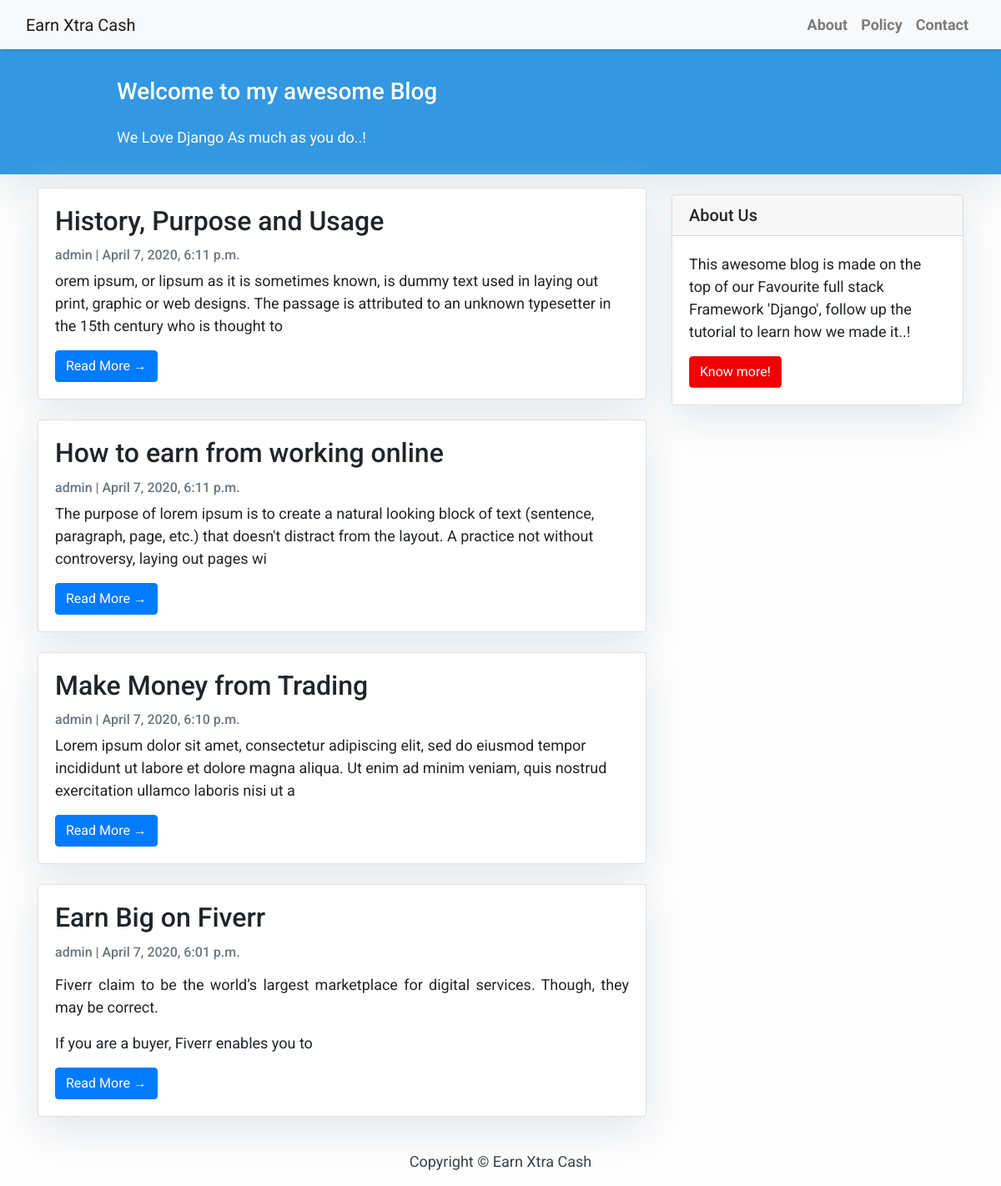
The page / on the database its author committed.
### blog/models.py (models this page shows, shortened)
class Post(models.Model):
	title = models.CharField(max_length=200, unique=True)
	slug = models.SlugField(max_length=200, unique=True)
	author = models.ForeignKey(User, on_delete=models.CASCADE, related_name='blog_posts')
	updated_on = models.DateTimeField(auto_now=True)
	content = models.TextField()
	created_on = models.DateTimeField(auto_now_add=True)
	status = models.IntegerField(choices=STATUS, default=0)
	class Meta:
		ordering = ['-created_on']

### blog/views.py (the view)
# urls.py: path('', views.PostList.as_view(), name='home'),
class PostList(generic.ListView):
	queryset = Post.objects.filter(status=1).order_by('-created_on')
	template_name = 'index.html'

### blog/templates/index.html (shortened to what this page needs)
{% extends "base.html" %}
{% block content %}
<header class="masthead">
    <div class="container">
        <div class="row">
            <div class=" col-md-8 col-md-10 mx-auto">
                <div class="site-heading">
                    <h3 class=" site-heading my-4 mt-3 text-white"> Welcome to my awesome Blog </h3>
                    <p class="text-light">We Love Django As much as you do..! &nbsp
                    </p>
                </div>
            </div>
        </div>
    </div>
</header>
<div class="container">
    <div class="row">
        <div class="col-md-8 mt-3 left">
            {% for post in post_list %}
            <div class="card mb-4">
                <div class="card-body">
                    <h2 class="card-title">{{ post.title }}</h2>
                    <p class="card-text text-muted h6">{{ post.author }} | {{ post.created_on}} </p>
                    <p class="card-text">{{post.content|slice:":200" | safe }}</p>
                    <a href="{% url 'post_detail' post.slug  %}" class="btn btn-primary">Read More &rarr;</a>
                </div>
            </div>
            {% endfor %}
        </div>
        {% block sidebar %} {% include 'sidebar.html' %} {% endblock sidebar %}
    </div>
</div>
{%endblock%}

### blog/templates/base.html (shortened to what this page needs)
<!DOCTYPE html>
<html>
    <head>
        <link rel="stylesheet" href="https://maxcdn.bootstrapcdn.com/bootstrap/4.0.0/css/bootstrap.min.css"
 />
    </head>
    <body>
        <nav class="navbar navbar-expand-lg navbar-light bg-light shadow" id="mainNav">
            <div class="container-fluid">
                <a class="navbar-brand" href="{% url 'home' %}">Earn Xtra Cash</a>
                <div class="collapse navbar-collapse" id="navbarResponsive">
                    <ul class="navbar-nav ml-auto">
                        <li class="nav-item text-black">
                            <a class="nav-link text-black font-weight-bold" href="#">About</a>
                        </li>
                        <li class="nav-item text-black">
                            <a class="nav-link text-black font-weight-bold" href="#">Policy</a>
                        </li>
                        <li class="nav-item text-black">
                            <a class="nav-link text-black font-weight-bold" href="#">Contact</a>
                        </li>
                    </ul>
                </div>
            </div>
        </nav>
        {% block content %}{% endblock content %}
        <footer class="py-3 bg-grey">
            <p class="m-0 text-dark text-center ">Copyright &copy; Earn Xtra Cash</p>
        </footer>
    </body>
</html>

### blog/templates/sidebar.html (shortened to what this page needs)
{% block sidebar %}
<div class="col-md-4 float-right ">
<div class="card my-4">
        <h5 class="card-header">About Us</h5>
    <div class="card-body">
        <p class="card-text"> This awesome blog is made on the top of our Favourite full stack Framework 'Django', follow up the tutorial to learn how we made it..!</p>
        <a href="https://djangocentral.com/building-a-blog-application-with-django"
           class="btn btn-danger">Know more!</a>
    </div>
</div>
</div>
{% endblock sidebar %}

### blog/templates/base.html (style rules this page uses)
body { font-family: "Roboto", sans-serif; font-size: 17px; background-color: #fdfdfd; }
.shadow { box-shadow: 0 4px 2px -2px rgba(0, 0, 0, 0.1); }
.btn-danger { color: #fff; background-color: #f00000; border-color: #dc281e; }
.masthead { background: #3398E1; height: auto; padding-bottom: 15px; box-shadow: 0 16px 48px #E3E7EB; padding-top: 10px; }

### blog/templates/index.html (style rules this page uses)
body { font-family: "Roboto", sans-serif; font-size: 18px; background-color: #fdfdfd; }
.card { box-shadow: 0 16px 48px #E3E7EB; }

### blog/templates/sidebar.html (style rules this page uses)
.card { box-shadow: 0 16px 48px #E3E7EB; }

### rows shown on the page
Post: title "History, Purpose and Usage", author "admin", created_on "April 7, 2020, 6:11 p.m.", content "orem ipsum, or lipsum as it is sometimes known, is dummy text used in laying out print, graphic or web designs. The passage is attributed to an unknown typesetter in the 15th century who is thought to"
Post: title "How to earn from working online", author "admin", created_on "April 7, 2020, 6:11 p.m.", content "The purpose of lorem ipsum is to create a natural looking block of text (sentence, paragraph, page, etc.) that doesn't distract from the layout. A practice not without controversy, laying out pages wi"
Post: title "Make Money from Trading", author "admin", created_on "April 7, 2020, 6:10 p.m.", content "Lorem ipsum dolor sit amet, consectetur adipiscing elit, sed do eiusmod tempor incididunt ut labore et dolore magna aliqua. Ut enim ad minim veniam, quis nostrud exercitation ullamco laboris nisi ut a"
Post: title "Earn Big on Fiverr", author "admin", created_on "April 7, 2020, 6:01 p.m.", content "Fiverr claim to be the world’s largest marketplace for digital services. Though, they may be correct. If you are a buyer, Fiverr enables you to"
